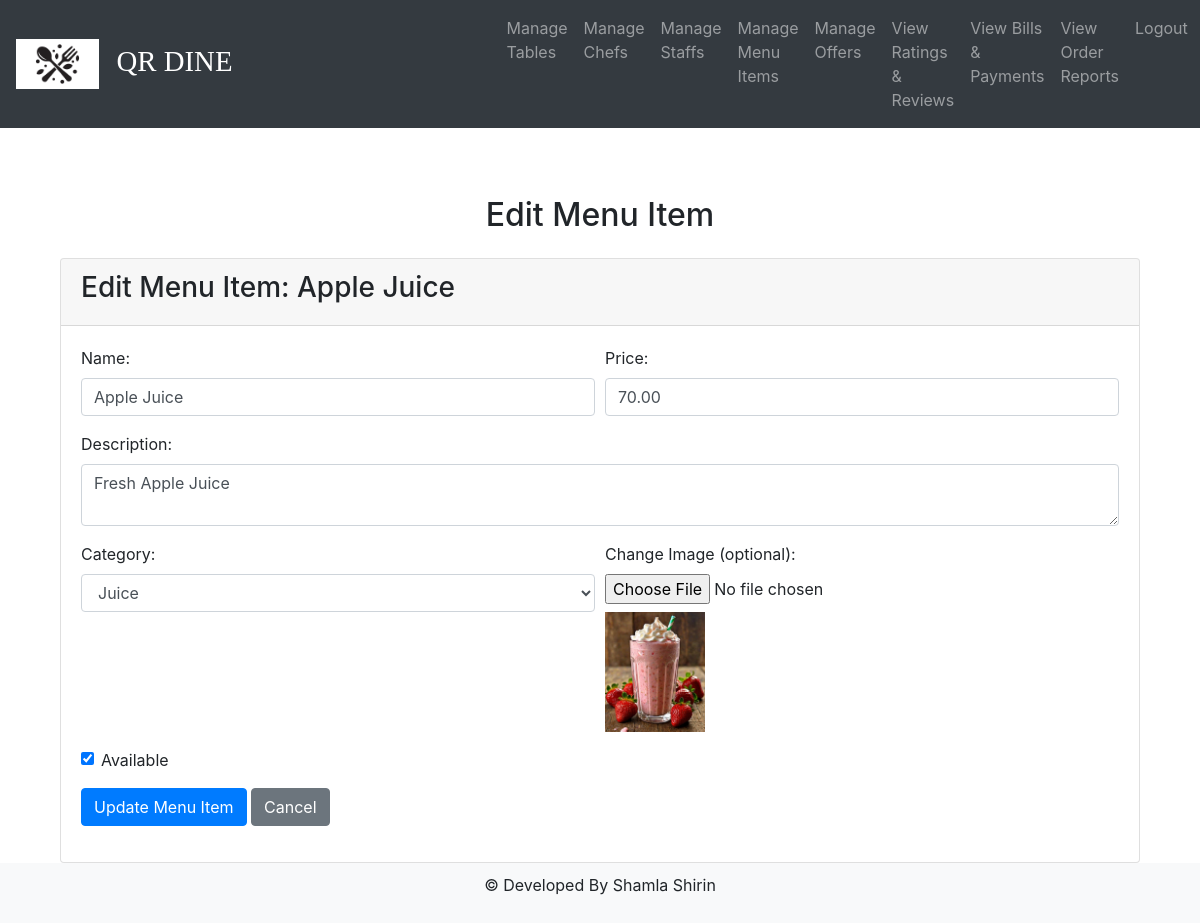
/menu/edit/1/, run on the app's committed database.
### Smart_Menu_Application/models.py (models this page shows)
class MenuItem(models.Model):
    CATEGORY_ID = models.ForeignKey(Category, on_delete=models.CASCADE)
    name = models.CharField(max_length=100)
    description = models.TextField()
    price = models.DecimalField(max_digits=6, decimal_places=2)
    image = models.ImageField(upload_to='menu_images/')
    is_available = models.BooleanField(default=True)

class Category(models.Model):
    category_name = models.CharField(max_length=100)

### Smart_Menu_Application/views.py (the view, shortened to what this page needs)
# urls.py: path('menu/edit/<int:item_id>/', views.edit_menu_item, name='edit_menu_item'),
def edit_menu_item(request, item_id):
    menu_item = get_object_or_404(MenuItem, id=item_id)
    return render(request, 'admin/admin_edit_menu.html', {
        'menu_item': menu_item,
        'categories': Category.objects.all()
    })

### templates/admin/admin_edit_menu.html (shortened to what this page needs)
{% extends 'admin/base.html' %}
{% block content %}
<div class="container mt-5">
    <h2 class="text-center mb-4">Edit Menu Item</h2>
    <div class="card">
        <div class="card-header">
            <h3>Edit Menu Item: {{ menu_item.name }}</h3>
        </div>
        <div class="card-body">
            <form method="POST" enctype="multipart/form-data" action="{% url 'edit_menu_item' menu_item.id %}">
                <div class="form-row">
                    <div class="form-group col-md-6">
                        <label for="name">Name:</label>
                        <input type="text" id="name" name="name" class="form-control" value="{{ menu_item.name }}" required>
                    </div>
                    <div class="form-group col-md-6">
                        <label for="price">Price:</label>
                        <input type="number" step="0.01" id="price" name="price" class="form-control" value="{{ menu_item.price }}" required>
                    </div>
                </div>
                <div class="form-group">
                    <label for="description">Description:</label>
                    <textarea id="description" name="description" class="form-control" required>{{ menu_item.description }}</textarea>
                </div>
                <div class="form-row">
                    <div class="form-group col-md-6">
                        <label for="category">Category:</label>
                        <select id="category" name="category" class="form-control">
                            {% for category in categories %}
                                <option value="{{ category.id }}" {% if category == menu_item.CATEGORY_ID %}selected{% endif %}>
                                    {{ category.category_name }}
                                </option>
                            {% endfor %}
                        </select>
                    </div>
                    <div class="form-group col-md-6">
                        <label for="image">Change Image (optional):</label>
                        <input type="file" id="image" name="image" class="form-control-file">
                        {% if menu_item.image %}
                            <img src="{{ menu_item.image.url }}" class="mt-2" alt="Current Image" style="max-width: 100px;">
                        {% endif %}
                    </div>
                </div>
                <div class="form-group">
                    <div class="form-check">
                        <input type="checkbox" id="is_available" name="is_available" class="form-check-input" {% if menu_item.is_available %}checked{% endif %}>
                        <label for="is_available" class="form-check-label">Available</label>
                    </div>
                </div>
                <button type="submit" class="btn btn-primary">Update Menu Item</button>
                <a href="{% url 'manage_menu_items' %}" class="btn btn-secondary">Cancel</a>
            </form>
        </div>
    </div>
</div>
{% endblock content %}

### templates/admin/base.html (style rules this page uses)
body { display: flex; flex-direction: column; min-height: 100vh; }

### data on the page
MenuItem: name "Apple Juice", price "70.00", description "Fresh Apple Juice", category "Juice", image (picture), is_available "☑"
